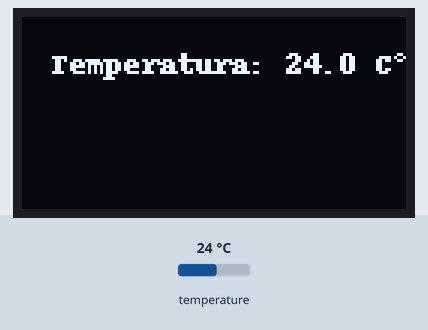
The program below on a simulated Raspberry Pi (BCM pin numbers). Shown: 128×64 one-colour display. The test bench sets the inputs (shaded band); at power-on: temperature 24 °C.

Above: at 1.4 s.
1.5 s: temperature set to 12 °C
At 2.8 s:
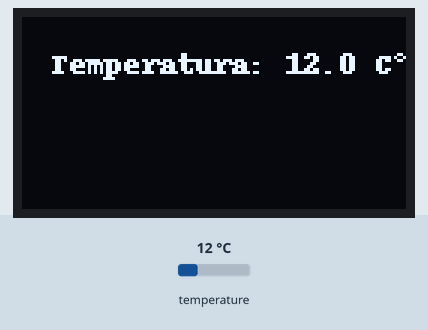
3.1 s: temperature set to 19 °C
4.8 s: temperature set to 28 °C
At 6.3 s:
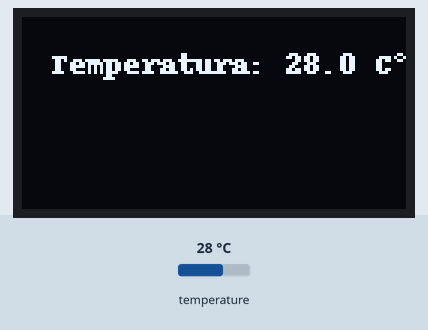
Timing chart, 0 to 7.8 s (numbered marks = the images above; inputs shaded):
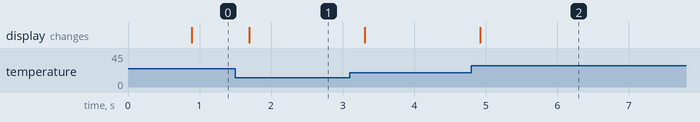

Measured:
- after the input at 1.5 s, the display: changes after 0.20 s (image 1)
- after the input at 4.8 s, the display: changes after 0.13 s (image 2)

The program:

temperature_ds18b20_display.py
```python
import glob
import os
import time

import adafruit_ssd1306
import board
from PIL import Image, ImageDraw, ImageFont


def read_temp_raw():
    f = open(device_file, 'r')
    lines = f.readlines()
    f.close()
    return lines


def read_temp():
    lines = read_temp_raw()
    while lines[0].strip()[-3:] != 'YES':
        time.sleep(0.05)
        lines = read_temp_raw()
    equals_pos = lines[1].find('t=')
    if equals_pos != -1:
        temp_string = lines[1][equals_pos + 2:]
        temp_c = float(temp_string) / 1000.0
        temp_f = temp_c * 9.0 / 5.0 + 32.0
        return temp_c, temp_f


def display_temperature(temperature):
    image = Image.new("1", (WIDTH, HEIGHT))
    draw = ImageDraw.Draw(image)
    font = ImageFont.load_default()
    draw.text((10, 10), f"Temperatura: {temperature} C°", font=font, fill=255)
    return image


os.system('modprobe w1-gpio')
os.system('modprobe w1-therm')

base_dir = '/sys/bus/w1/devices/'
device_folder = glob.glob(base_dir + '28*')[0]
device_file = device_folder + '/w1_slave'

i2c = board.I2C()

WIDTH = 128
HEIGHT = 64
BORDER = 5

display = adafruit_ssd1306.SSD1306_I2C(WIDTH, HEIGHT, i2c)

display.fill(0)
display.show()


while True:
    temperature, _ = read_temp()
    display.image(display_temperature(round(temperature, 2)))
    display.show()
```
